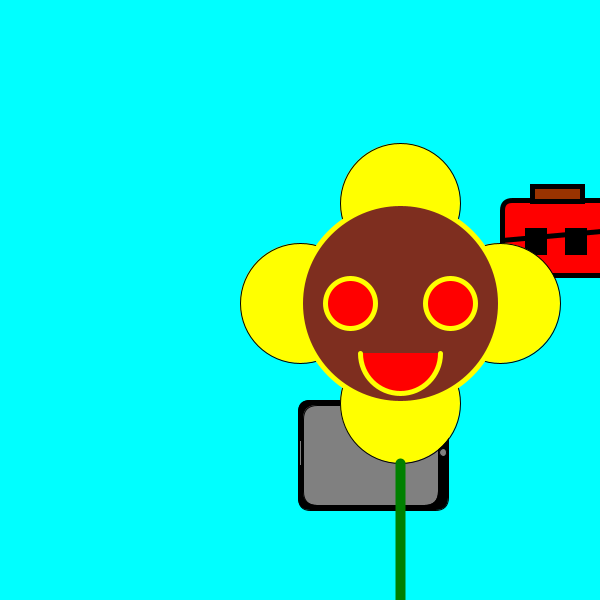
Frame 1 (no input)
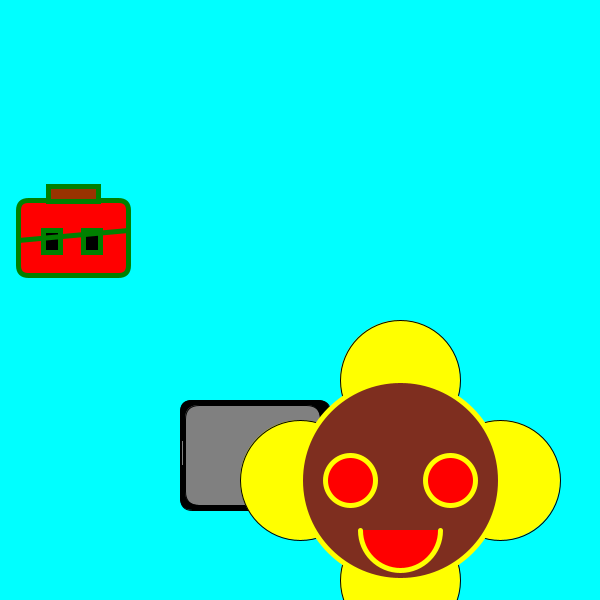
Frame 60 (the mouse pressed at the canvas centre just before this capture)
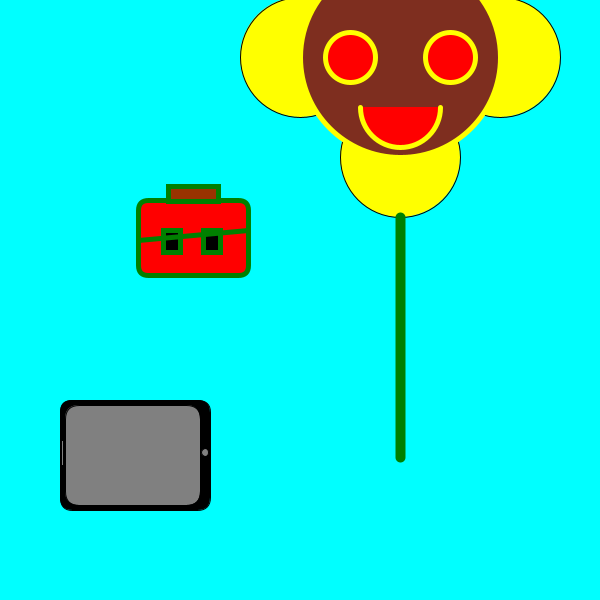
Frame 120 (the mouse held since frame 60 and released just before this capture)

The Processing sketch that drew these frames (run headless with seeded random() and noise(); from frame 60 on, the mouse is pressed at the canvas centre):

// Processing sketch: SreySomrechPiseth
// ── SreySomrechPiseth.pde
float x1,x2,x3;
float y1,y2,y3;
void setup() {
  size(600, 600);
  x1 = 500; y1 = 200;
  x2 = 300; y2 = 400;
  x3 = 500; y3 = 300;
}
void draw(){
  background(0,255,255);
  x1 += 2;
  x2 -= 2;
  y3 += 3;
  if(x1>width) x1 = 0;
  if(x2<0) x2 = width;
  if(y3>height) y3 = 0;
  som(x1, y1, 0.5);
  srey(x2, y2, 0.5);
  piseth(x3, y3, 120);
}

// ── Som.pde
// Somrech’s Briefcase
  void som(float x, float y, float d){
  fill(255, 0, 0);
  strokeWeight(5);
  rect(x, y, 220*d, 150*d, 20*d);//big rect
  fill(0);
  rect(x+50*d, y+60*d, 35*d, 45*d);//left
  rect(x+130*d, y+60*d, 35*d, 45*d);//right
  fill(153, 51, 0);
  rect(x+60*d, y-28*d, 100*d, 30*d);
  strokeWeight(5);
  line(x, y+80*d, x+220*d, y+60*d);
}

// ── piseth.pde
//Piseth’s flower
void piseth(float x, float y, float d) {
  fill(255, 255, 0);
  circle(x, y, d);
  circle(x-200, y, d);
  circle(x-100, y-100, d);
  circle(x-100, y+100, d);
  stroke(255, 255, 0);
  strokeWeight(5);
  fill(126, 46, 31);
  d = d*200/120.0;
  circle(x-100, y, d); //head
  fill(255, 0, 0);
  ellipse(x-150, y, d/4, d/4);
  ellipse(x-50, y, d/4, d/4);
  arc(x-100, y+50, d*2/5, d*2/5, 0, PI);
  stroke(0, 128, 0);
  strokeWeight(10);
  line(x-100, y+160, x-100, y+400);
}

// ── sreyleak.pde
// Sreyleak's iPad
void srey(float x, float y, float d) {
  stroke(0);//suh
  strokeWeight(1);//suh
  fill(0, 0, 0);
  rect(x, y, 300*d, 220*d, 25*d);
  fill(128);
  rect(x+10*d, y+10*d, 270*d, 200*d, 28*d);
  circle(x+290*d, y+105*d, 15*d);
  rect(x+3*d, y+80*d, 3*d, 50*d);
}
